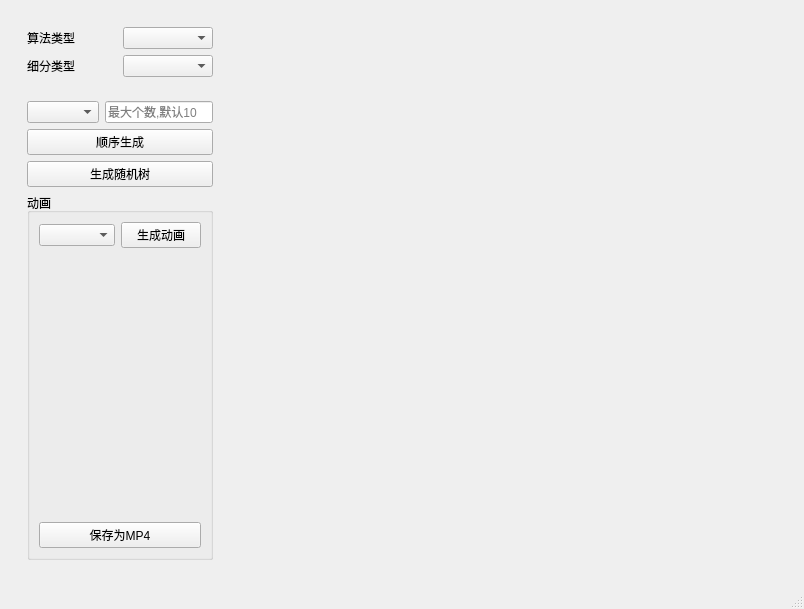
<?xml version="1.0" encoding="UTF-8"?>
<ui version="4.0">
 <class>MainWindow</class>
 <widget class="QMainWindow" name="MainWindow">
  <property name="geometry">
   <rect>
    <x>0</x>
    <y>0</y>
    <width>804</width>
    <height>609</height>
   </rect>
  </property>
  <property name="windowTitle">
   <string>MainWindow</string>
  </property>
  <widget class="QWidget" name="centralwidget">
   <layout class="QHBoxLayout" name="horizontalLayout">
    <item>
     <widget class="QWidget" name="widget_2" native="true">
      <property name="sizePolicy">
       <sizepolicy hsizetype="Fixed" vsizetype="Preferred">
        <horstretch>0</horstretch>
        <verstretch>0</verstretch>
       </sizepolicy>
      </property>
      <layout class="QVBoxLayout" name="verticalLayout_2">
       <item>
        <widget class="QWidget" name="widget_3" native="true">
         <layout class="QGridLayout" name="gridLayout">
          <item row="2" column="0">
           <widget class="QLabel" name="label_2">
            <property name="text">
             <string>细分类型</string>
            </property>
           </widget>
          </item>
          <item row="2" column="1">
           <widget class="QComboBox" name="comboBox_2"/>
          </item>
          <item row="1" column="1">
           <widget class="QComboBox" name="comboBox"/>
          </item>
          <item row="1" column="0">
           <widget class="QLabel" name="label">
            <property name="text">
             <string>算法类型</string>
            </property>
           </widget>
          </item>
         </layout>
        </widget>
       </item>
       <item>
        <widget class="QStackedWidget" name="stackedWidget">
         <property name="sizePolicy">
          <sizepolicy hsizetype="Fixed" vsizetype="Preferred">
           <horstretch>0</horstretch>
           <verstretch>0</verstretch>
          </sizepolicy>
         </property>
         <property name="currentIndex">
          <number>1</number>
         </property>
         <widget class="QWidget" name="page"/>
         <widget class="QWidget" name="page_2">
          <layout class="QGridLayout" name="gridLayout_2">
           <item row="2" column="0" colspan="3">
            <widget class="QPushButton" name="pushButton">
             <property name="text">
              <string>生成随机树</string>
             </property>
            </widget>
           </item>
           <item row="0" column="0">
            <widget class="QComboBox" name="comboBox_3"/>
           </item>
           <item row="0" column="1" colspan="2">
            <widget class="QLineEdit" name="lineEdit">
             <property name="sizePolicy">
              <sizepolicy hsizetype="Fixed" vsizetype="Fixed">
               <horstretch>0</horstretch>
               <verstretch>0</verstretch>
              </sizepolicy>
             </property>
             <property name="placeholderText">
              <string>最大个数,默认10</string>
             </property>
            </widget>
           </item>
           <item row="3" column="0" colspan="3">
            <widget class="QGroupBox" name="groupBox">
             <property name="title">
              <string>动画</string>
             </property>
             <layout class="QGridLayout" name="gridLayout_3">
              <item row="1" column="1">
               <widget class="QPushButton" name="pushButton_3">
                <property name="text">
                 <string>生成动画</string>
                </property>
               </widget>
              </item>
              <item row="1" column="0">
               <widget class="QComboBox" name="comboBox_4"/>
              </item>
              <item row="2" column="1">
               <spacer name="verticalSpacer">
                <property name="orientation">
                 <enum>Qt::Vertical</enum>
                </property>
                <property name="sizeHint" stdset="0">
                 <size>
                  <width>20</width>
                  <height>298</height>
                 </size>
                </property>
               </spacer>
              </item>
              <item row="3" column="0" colspan="2">
               <widget class="QPushButton" name="pushButton_4">
                <property name="text">
                 <string>保存为MP4</string>
                </property>
               </widget>
              </item>
             </layout>
            </widget>
           </item>
           <item row="1" column="0" colspan="3">
            <widget class="QPushButton" name="pushButton_2">
             <property name="text">
              <string>顺序生成</string>
             </property>
            </widget>
           </item>
          </layout>
         </widget>
        </widget>
       </item>
      </layout>
     </widget>
    </item>
    <item>
     <widget class="QWidget" name="widget" native="true">
      <layout class="QVBoxLayout" name="verticalLayout"/>
     </widget>
    </item>
   </layout>
  </widget>
  <widget class="QMenuBar" name="menubar">
   <property name="geometry">
    <rect>
     <x>0</x>
     <y>0</y>
     <width>804</width>
     <height>22</height>
    </rect>
   </property>
  </widget>
  <widget class="QStatusBar" name="statusbar"/>
 </widget>
 <resources/>
 <connections/>
</ui>
